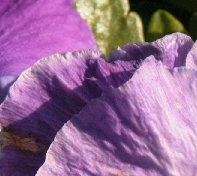
#> input picture Train/t1.bmp, 197 x 176 px; its folder holds only this picture in this run
$ python -i utils.py   (imports and definitions only)
#> lines starting #> are read from the running program, lines starting #| are printed output that depends on the picture
#> further down, picture is the input picture: shape (176, 197, 3); mean B, G, R 144.8, 104.8, 146.8

import numpy as np
import cv2
import glob
import os
import tensorflow as tf

def cany_oper(image):
	"""Using cany operator to get image edge map"""
	kernel_size = 3
	low_threshold = 1
	high_threshold = 10

	gray_img = cv2.cvtColor(image, cv2.COLOR_BGR2GRAY)
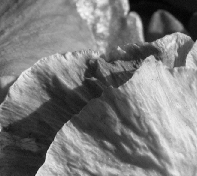
#> gray_img: shape (176, 197); min 2, max 247, mean 121.9
	blur_gray = cv2.GaussianBlur(gray_img,(kernel_size, kernel_size), 0)

	edges = cv2.Canny(blur_gray, low_threshold, high_threshold)
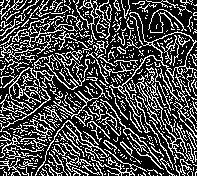
#> edges: shape (176, 197); 29% white in thin lines or dots

	return edges

# [28 lines left out: functions cany_oper_batch, normalize_batch_img, downsample, downsample_batch, not called in this run]

def get_batch_folder_list(folder_path):
    train_filenames = np.array(glob.glob(os.path.join(folder_path, '*'), recursive=True))
    return train_filenames

# [60 lines left out: functions get_batch_image, modcrop, load, save, not called in this run]

>>> import cv2
>>> picture = cv2.imread('Train/t1.bmp')
>>> result = cany_oper(picture)

$ run again, on Train/t10.bmp
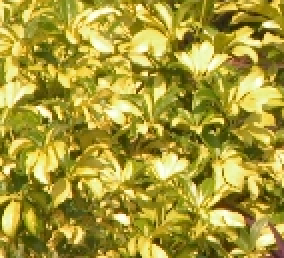
#> input picture Train/t10.bmp, 142 x 129 px (shown 2 times larger)
#> picture is the input picture: shape (129, 142, 3); mean B, G, R 55.4, 154, 167.5
#> in cany_oper, `blur_gray = cv2.GaussianBlur(gray_img,(kernel_size, kernel_size), 0)`:
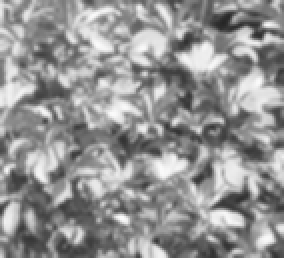
#> blur_gray: shape (129, 142) (shown 2 times larger); min 37, max 251, mean 146.9
#> in cany_oper, `edges = cv2.Canny(blur_gray, low_threshold, high_threshold)`:
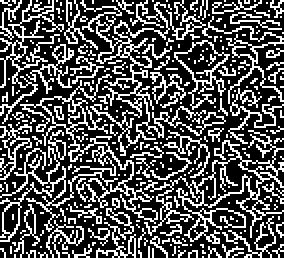
#> edges: shape (129, 142) (shown 2 times larger); 32.3% white in thin lines or dots

$ run again, on Train/t11.bmp
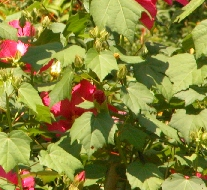
#> input picture Train/t11.bmp, 207 x 190 px
#> picture is the input picture: shape (190, 207, 3); mean B, G, R 58.2, 132.3, 136.1
#> in cany_oper, `blur_gray = cv2.GaussianBlur(gray_img,(kernel_size, kernel_size), 0)`:
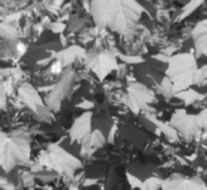
#> blur_gray: shape (190, 207); min 23, max 252, mean 125
#> in cany_oper, `edges = cv2.Canny(blur_gray, low_threshold, high_threshold)`:
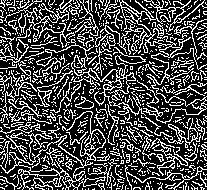
#> edges: shape (190, 207); 29% white in thin lines or dots

$ run again, on Train/t12.bmp
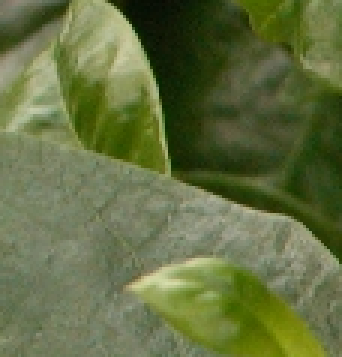
#> input picture Train/t12.bmp, 114 x 119 px (shown 3 times larger)
#> picture is the input picture: shape (119, 114, 3); mean B, G, R 65.4, 110.8, 99.4
#> in cany_oper, `gray_img = cv2.cvtColor(image, cv2.COLOR_BGR2GRAY)`:
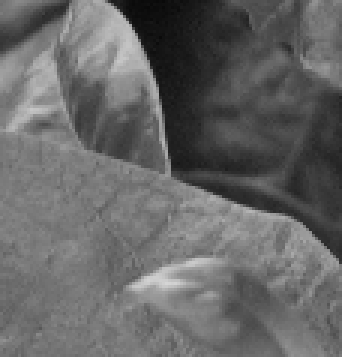
#> gray_img: shape (119, 114) (shown 3 times larger); min 9, max 213, mean 102.2
#> in cany_oper, `edges = cv2.Canny(blur_gray, low_threshold, high_threshold)`:
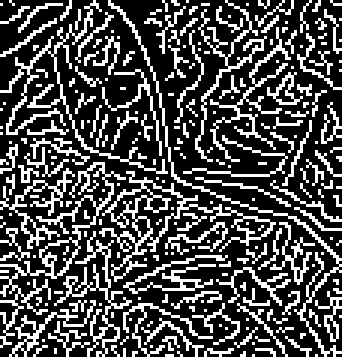
#> edges: shape (119, 114) (shown 3 times larger); 29.5% white in thin lines or dots
